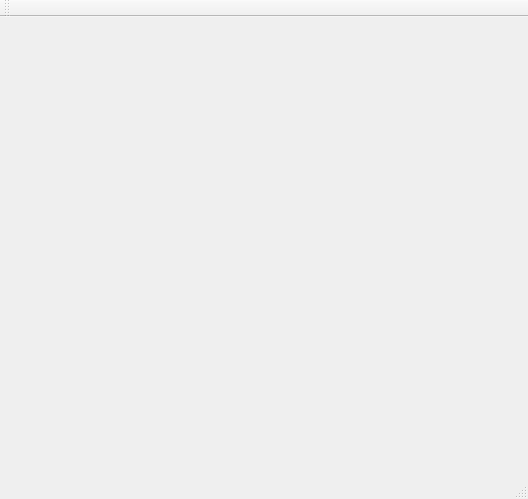
<?xml version="1.0" encoding="UTF-8"?>
<ui version="4.0">
 <class>MainWindow_osgEarth</class>
 <widget class="QMainWindow" name="MainWindow_osgEarth">
  <property name="geometry">
   <rect>
    <x>0</x>
    <y>0</y>
    <width>528</width>
    <height>499</height>
   </rect>
  </property>
  <property name="windowTitle">
   <string>MainWindow_osgEarth</string>
  </property>
  <widget class="QWidget" name="centralWidget"/>
  <widget class="QMenuBar" name="menuBar">
   <property name="geometry">
    <rect>
     <x>0</x>
     <y>0</y>
     <width>528</width>
     <height>17</height>
    </rect>
   </property>
  </widget>
  <widget class="QToolBar" name="mainToolBar">
   <attribute name="toolBarArea">
    <enum>TopToolBarArea</enum>
   </attribute>
   <attribute name="toolBarBreak">
    <bool>false</bool>
   </attribute>
  </widget>
  <widget class="QStatusBar" name="statusBar"/>
 </widget>
 <layoutdefault spacing="6" margin="11"/>
 <resources/>
 <connections/>
</ui>
